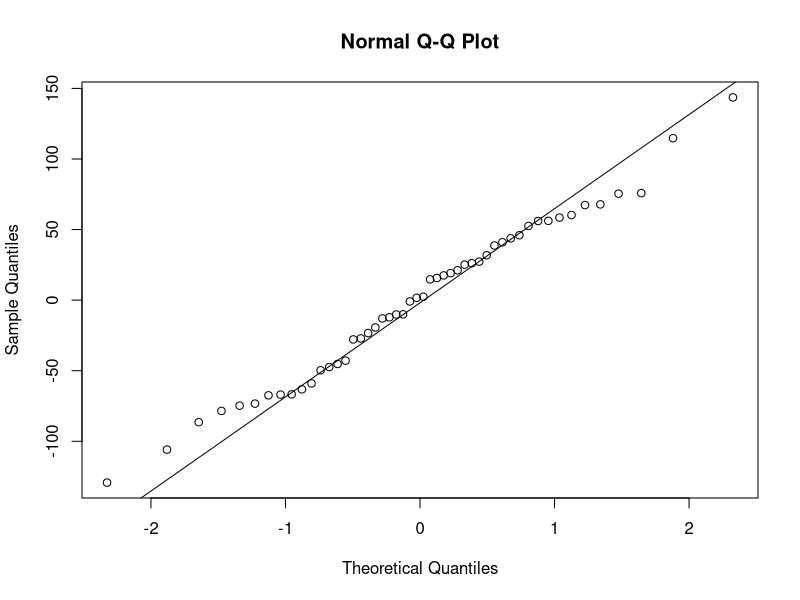
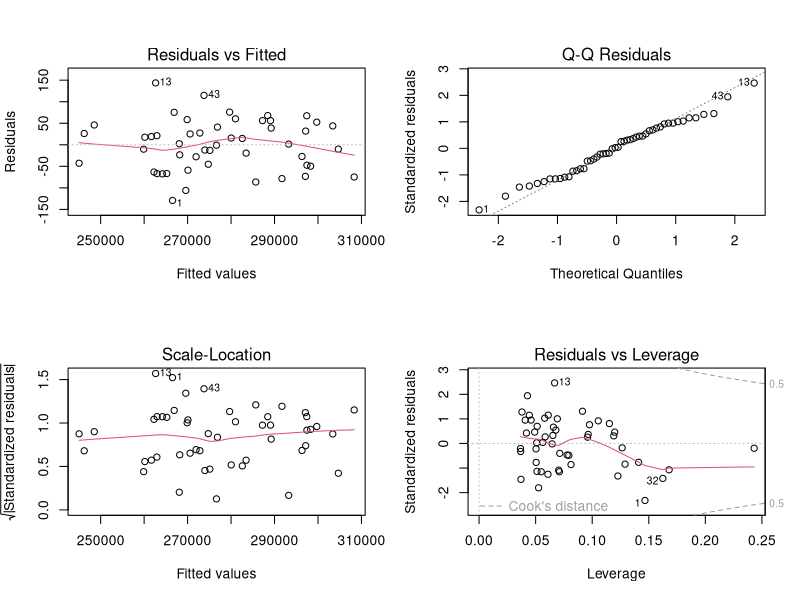
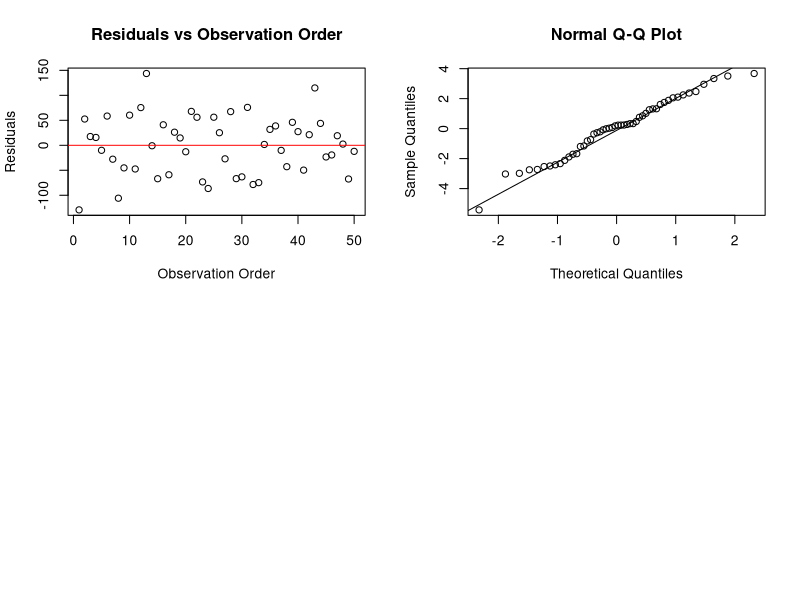
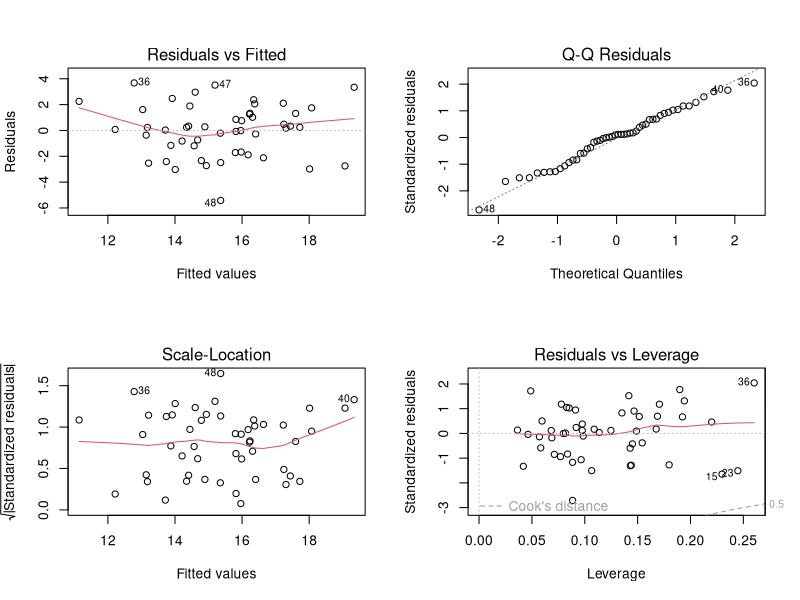
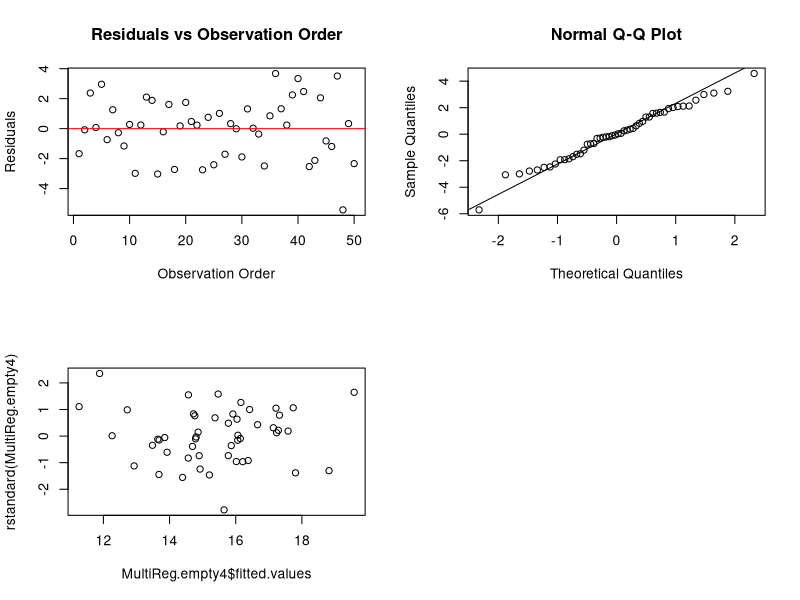
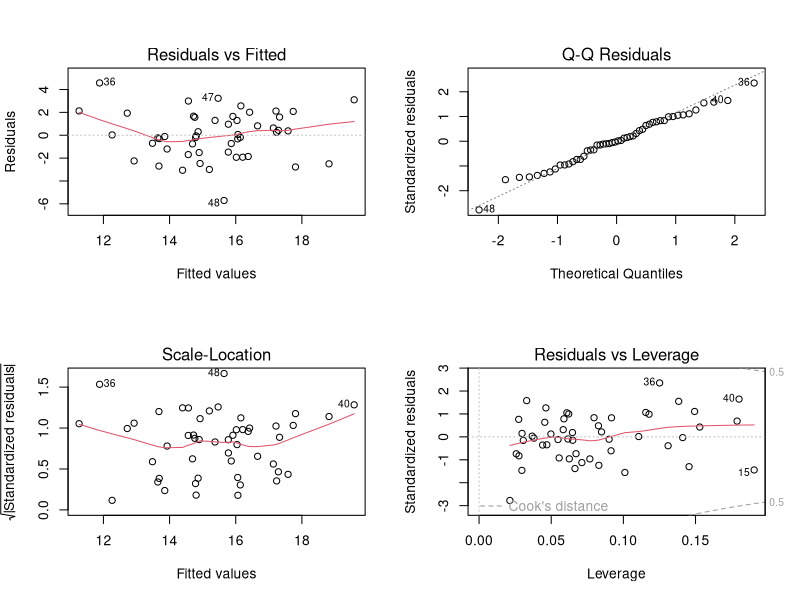

Write R code to recreate these figures, in order. (Note: this script raises an error after producing the figures.)
getwd()
house.data <- read.table("HW4HouseData.txt", header = TRUE)
names(house.data)

## least-squares regression model ##
Regmodel.house <- lm(Price ~ HouseSize + LotSize + Pool, data = house.data)
summary(Regmodel.house)

shapiro.test(Regmodel.house$residuals)
qqnorm(resid(Regmodel.house))
qqline(resid(Regmodel.house))

par(mfrow = c(2,2))
plot(Regmodel.house)

residuals <- resid(Regmodel.house)

# Create a sequence of numbers representing observation order
observation_order <- 1:length(residuals)

# Create a scatterplot of residuals vs observation order
plot(observation_order, residuals, xlab = "Observation Order", ylab = "Residuals", main = "Residuals vs Observation Order")
abline(h = 0, col = "red")  

summary(Regmodel.house)$coefficients["HouseSize", c("t value", "Pr(>|t|)")]
summary(Regmodel.house)$coefficients["LotSize", c("t value", "Pr(>|t|)")]
summary(Regmodel.house)$coefficients["PoolYes", c("t value", "Pr(>|t|)")]




new_data <- data.frame(HouseSize = 2075, LotSize = 19450, Pool = "Yes")
predicted_price <- predict(Regmodel.house, newdata = new_data)
predicted_price

predict(Regmodel.house, newdata = new_data, interval = "confidence", level = 0.90)

intervals <- confint(Regmodel.house, level = 0.90)
intervals

## Q2 ##
q2.data <- read.table("HW4Q2Data.txt", header = TRUE)
names(q2.data)

model <- lm(y ~ x1 + x2 + x3 + x4 + x5, data = q2.data)
summary(model)

Regmodel.house <- lm(y~ x1 + x2 - x3 - x4 + x5, data = q2.data)
summary(model)

shapiro.test(model$residuals)
qqnorm(resid(model))
qqline(resid(model))

par(mfrow = c(2,2))
plot(model)

residuals <- resid(model)

# Create a sequence of numbers representing observation order
observation_order <- 1:length(residuals)

# Create a scatterplot of residuals vs observation order
plot(observation_order, residuals, xlab = "Observation Order", ylab = "Residuals", main = "Residuals vs Observation Order")
abline(h = 0, col = "red")  

#  full regression model
model <- lm(y ~ x1 + x2 + x3 + x4 + x5, data = q2.data)

#  summary of the model
model_summary <- summary(model)

f_statistic <- model_summary$fstatistic[1]
p_value <- pf(f_statistic, df1 = model_summary$fstatistic[2], df2 = model_summary$fstatistic[3], lower.tail = FALSE)
f_statistic
p_value

##library(MASS)
# Start with an intercept-only model
MultiReg.empty <- lm(y ~ 1, data = q2.data) 
stepForward1 = add1(MultiReg.empty, scope = q2.data, test = "F", trace=TRUE)
stepForward1

#x1 has the highest significant F-value
MultiReg.empty2 <- lm(y ~ x1, data = q2.data) 
stepForward2 = add1(MultiReg.empty2, scope = q2.data, test = "F", trace=TRUE)
stepForward2

#x2 has the highest significant F-value
MultiReg.empty3 <- lm(y ~ x1+x2, data = q2.data) 
stepForward3 = add1(MultiReg.empty3, scope = q2.data, test = "F", trace=TRUE)
stepForward3

#x5 has the highest significant F-value
MultiReg.empty4 <- lm(y ~ x1+x2+x5, data = q2.data) 
stepForward4 = add1(MultiReg.empty4, scope = q2.data, test = "F", trace=TRUE)
stepForward4

shapiro.test(MultiReg.empty4$residuals)
qqnorm(resid(MultiReg.empty4))
qqline(resid(MultiReg.empty4))

plot(MultiReg.empty4$fitted.values,rstandard(MultiReg.empty4))

par(mfrow=c(2,2))
plot(MultiReg.empty4)
par(mfrow=c(1,1))

##library(car)
vif(MultiReg.empty4)
coefficients <- coef(MultiReg.empty4)
coefficients



#backward elimination
# Fit a full regression model with all predictors
MultiReg.full <- lm(y ~ x1 + x2 + x3 + x4 + x5, data = q2.data)

# Perform backward selection to drop the least significant predictors (x3 and x4)
stepBack1 <- drop1(MultiReg.full, scope = ~ x1 + x2 + x3 + x4 + x5, test = "F", trace = TRUE)
stepBack1

# Remove the least significant predictors (x3 and x4) from the linear model
MultiReg.full2 <- lm(y ~ x1 + x2 + x5, data = q2.data)
stepBack2 <- drop1(MultiReg.full2, scope = ~ x1 + x2 + x5, test = "F", trace = TRUE)
stepBack2


vif(MultiReg.full2)
coefficients2 <- coef(MultiReg.full2)
coefficients2

# this is essentially the same model as the forward selection so we don't 
# need to verify the assumptions


#stepwise elimination
##chooseCRANmirror(graphics = FALSE)
##install.packages("Matrix", type = "binary")
##install.packages("MatrixModels", type = "binary")
##install.packages("rms")
##library(rms)
##

MultiReg.stepwise=ols(y~x1+x2+x3+x4+x5,data=q2.data)
stepStepwise=fastbw(MultiReg.stepwise,rule="p")
stepStepwise

MultiReg.stepwise2=lm(y~x2+x5,data=q2.data)
summary(MultiReg.stepwise2)

shapiro.test(resid(MultiReg.stepwise2))
par(mfrow=c(2,2))
plot(MultiReg.stepwise2)
par(mfrow=c(1,1))

##library(car)
vif(MultiReg.stepwise2)
coefficients3 <- coef(MultiReg.stepwise2)
coefficients3




